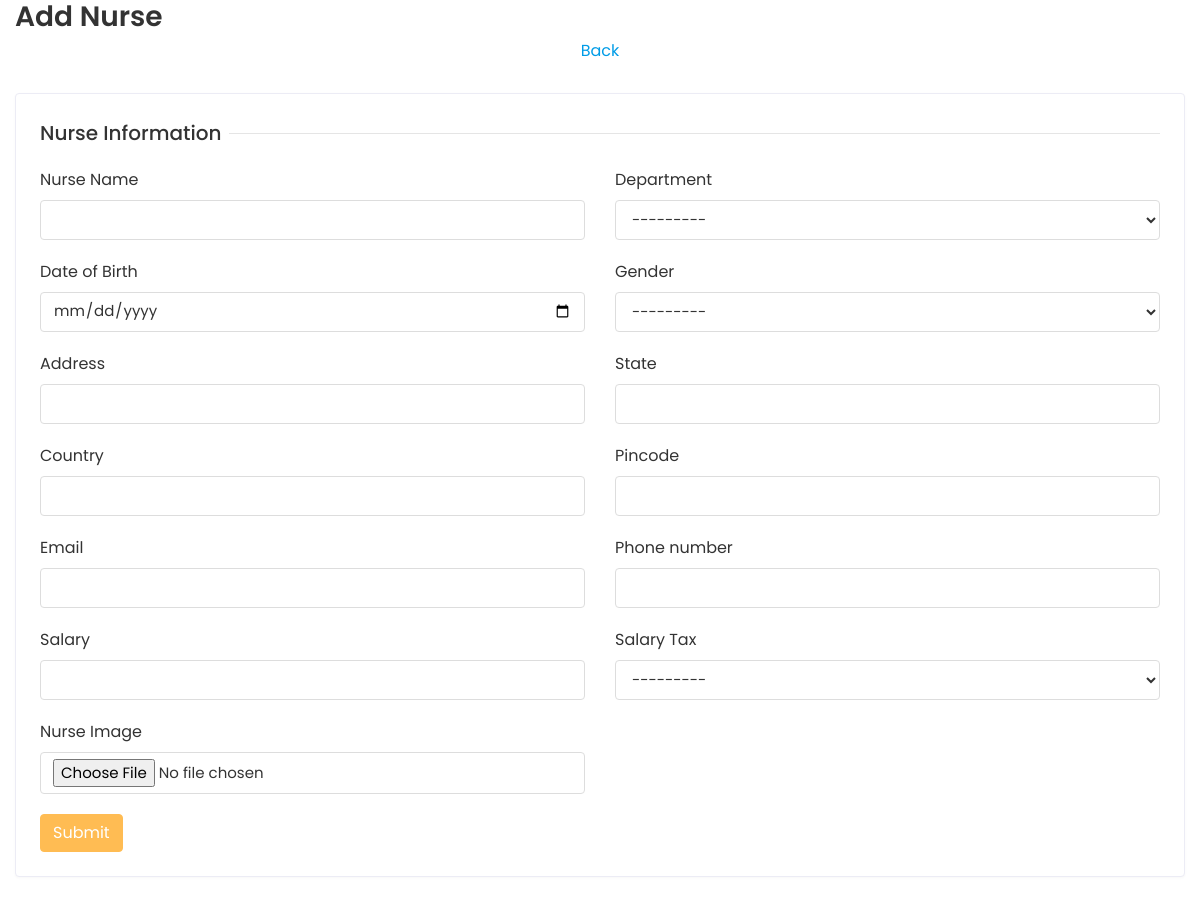
The page /app/addNurse/ (signed in) on the database as committed earlier.
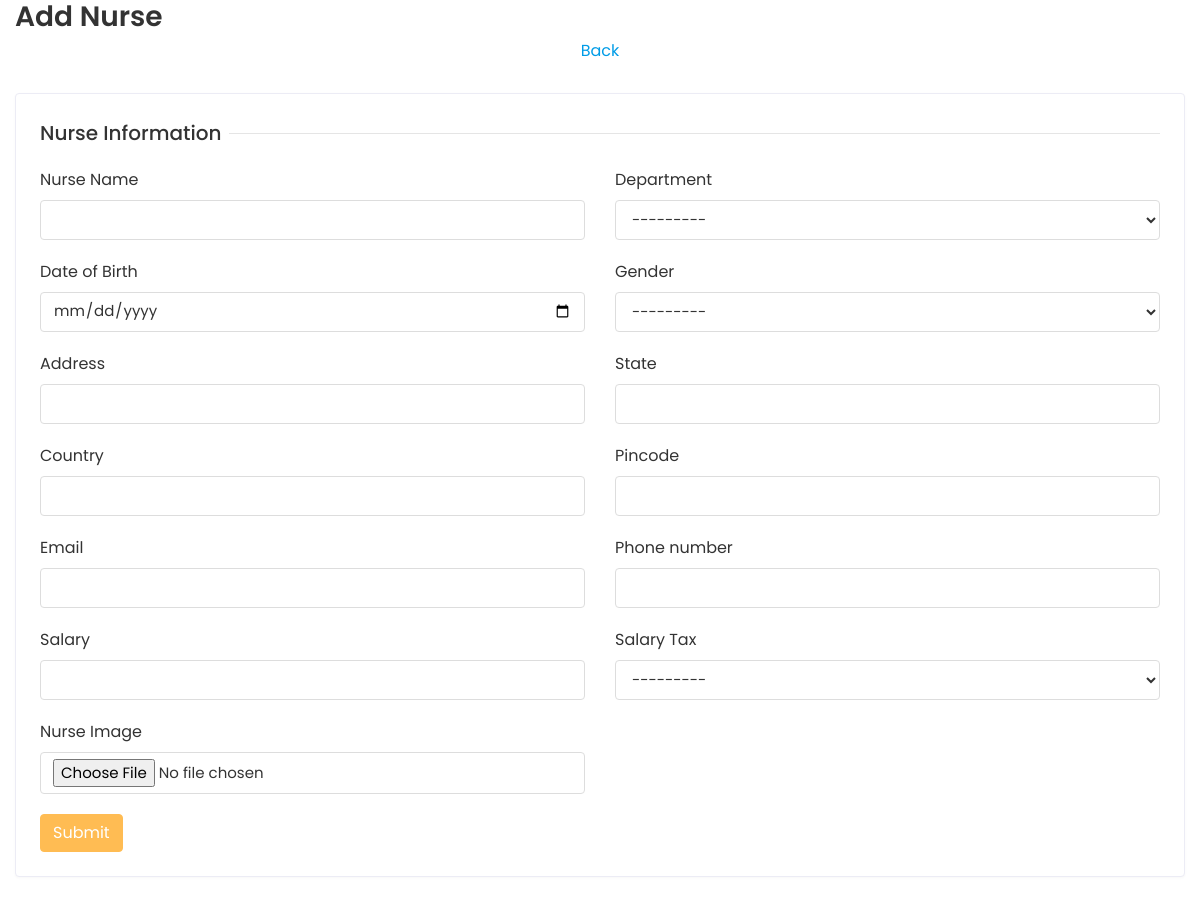
The same page on the database as committed later.
### doctor/models.py (models this page shows, shortened)
class DoctorDepartment(models.Model):
    department_name = models.CharField(max_length=200, unique=True)
    slug = models.SlugField(blank=True)
    created = models.DateTimeField(auto_now_add=True)
    updated = models.DateTimeField(auto_now=True)
    def __str__(self):
        return str(self.department_name)

### doctor/views.py (the view)
# urls.py: path("addNurse/", views.nurse_add, name="nurse"),
@login_required
def nurse_add(request):
    if request.method == 'POST':
        form = NurseForm(request.POST, request.FILES)
        if form.is_valid():
            nurse = form.save(commit=False)
            image_blob = request.FILES.get('nurse_image')
            if image_blob:
                nurse.nurse_image = image_blob.read()
            nurse.save()
            return redirect('Nurseindex')
    else:
        form = NurseForm()
    return render(request, "nurse/addNurse.html", {'form': form})

### templates/nurse/addNurse.html (shortened to what this page needs)
{% extends 'home/base-login.html' %}
{% load static %}
{% load widget_tweaks %}
{% block content %}
    <div class="content container-fluid">
    <div class="page-header">
    <div class="row align-items-center">
    <div class="col">
    <h3 class="page-title">Add Nurse</h3>
    <div class="text-center dont-have"><a href="{% url 'Nurseindex' %}">Back</a></div>
    </div>
    </div>
    </div>
    <div class="row">
    <div class="col-sm-12">
    <div class="card">
    <div class="card-body">
    <form method="post" enctype="multipart/form-data">
        <div class="row">
            <div class="col-12">
               <h5 class="form-title"><span>Nurse Information</span></h5>
            </div>
            <div class="col-12 col-sm-6">
                <div class="form-group">
                    <label>Nurse Name</label>
                    {{ form.nurse_name }}
                </div>
            </div>
            <div class="col-12 col-sm-6">
                <div class="form-group">
                   <label>Department</label>
                    {{ form.department_name }}
                </div>
             </div>
            <div class="col-12 col-sm-6">
                <div class="form-group">
                    <label>Date of Birth</label>
                    {{ form.date_of_birth }}
                </div>
            </div>
            <div class="col-12 col-sm-6">
                <div class="form-group">
                    <label>Gender</label>
                    {{ form.gender }}
                </div>
            </div>
            <div class="col-12 col-sm-6">
                <div class="form-group">
                    <label>Address</label>
                    {{ form.address }}
                </div>
            </div>
            <div class="col-12 col-sm-6">
                <div class="form-group">
                    <label>State</label>
                    {{ form.state }}
                </div>
            </div>
            <div class="col-12 col-sm-6">
                <div class="form-group">
                    <label>Country</label>
                    {{ form.country }}
                </div>
            </div>
            <div class="col-12 col-sm-6">
                <div class="form-group">
                    <label>Pincode</label>
                    {{ form.pin_code }}
                </div>
            </div>
            <div class="col-12 col-sm-6">
                <div class="form-group">
                    <label>Email</label>
                    {{ form.email }}
                </div>
            </div>
            <div class="col-12 col-sm-6">
                <div class="form-group">
                    <label>Phone number</label>
                    {{ form.phone_number }}
                </div>
            </div>
            <div class="col-12 col-sm-6">
                <div class="form-group">
                    <label>Salary</label>
                    {{ form.salary }}
                </div>
            </div>
            <div class="col-12 col-sm-6">
                <div class="form-group">
                    <label>Salary Tax</label>
                    {{ form.salary_tax }}
                </div>
            </div>
            <div class="col-12 col-sm-6">
                <div class="form-group">
                    <label>Nurse Image</label>
                    {{ form.nurse_image }}
                </div>
            </div>
        <div class="col-12">
            <button type="submit" class="btn btn-primary">Submit</button>
            </div>
            </div>
        </form>
    </div>
</div>
</div>
</div>
</div>
{% endblock %}

Rows that differ between the two databases and show on the page:
added DoctorDepartment: department_name "---------"
Other text that changed with them:
form field department_name: "---------" → (not shown)
